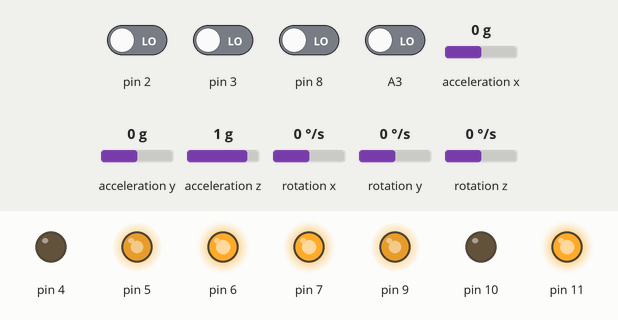
This sketch was run on a simulated Arduino Uno, built with avr-gcc and run on an emulated ATmega328P. Shown: output pins drawn as LEDs (lit = HIGH). Wiring (inferred from the names in the program): MPU-6050 motion sensor at I2C address 0x68. The test bench sets the inputs (shaded band); at power-on: A3, pin 2, pin 3, pin 8 LOW, rotation x 0 °/s, acceleration y 0 g, acceleration x 0 g, acceleration z 1 g, rotation y 0 °/s, rotation z 0 °/s.

Above: at 1.3 s.
1.4 s: rotation x set to 12 °/s
At 3.01 s:
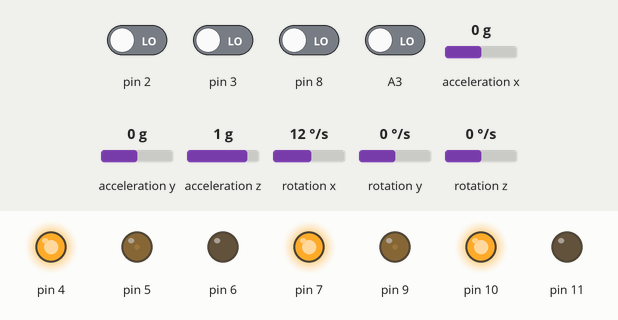
4.4 s: acceleration y set to 0.8 g
At 5.1 s:
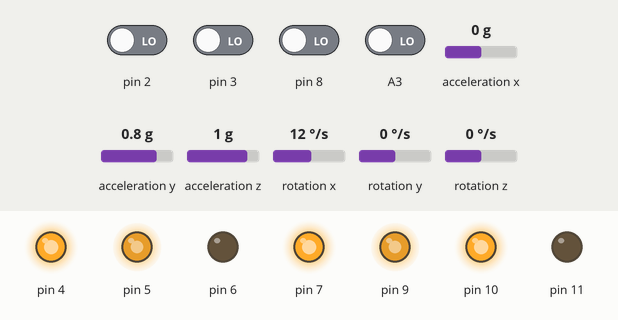
6.0 s: pin 2 driven HIGH
7.5 s: acceleration y set to -1.4 g
At 9.9 s:
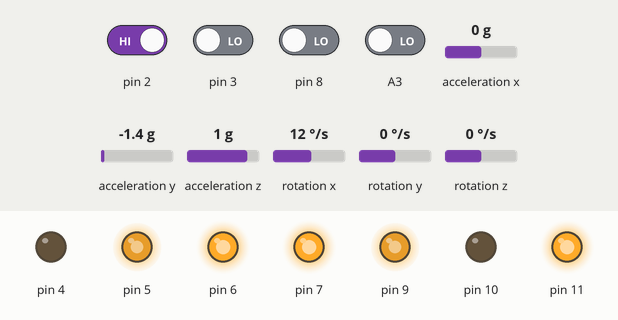
10.5 s: pin 3 driven HIGH
Timing chart, 0 to 13.0 s (numbered marks = the images above; inputs shaded):
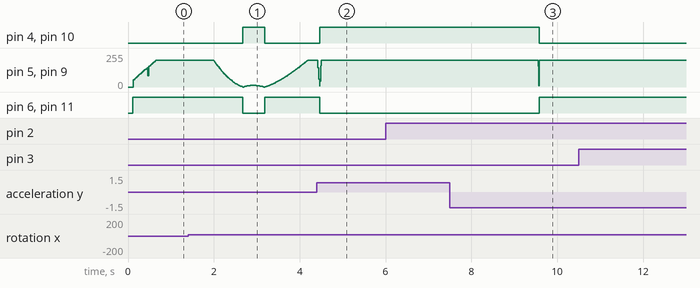

Measured:
- after the input at 1.4 s, pin 4, pin 10: LOW → HIGH after 1.3 s, → LOW 0.51 s later; pin 6, pin 11: HIGH → LOW after 1.3 s, → HIGH 0.51 s later
- after the input at 4.4 s, pin 4, pin 10: LOW → HIGH after 0.06 s; pin 6, pin 11: HIGH → LOW after 0.06 s
- after the input at 7.5 s, pin 4, pin 10: HIGH → LOW after 2.1 s; pin 5, pin 9: 200/255 → 154/255 after 2.1 s, → 11/255 0.01 s later, → 200/255 0.02 s later; pin 6, pin 11: LOW → HIGH after 2.1 s

The sketch:

task3.ino
```cpp
#include <I2Cdev.h>
#include <MPU6050.h>
#include <MsTimer2.h>
#include <BalanbotMotor.h>
#include <SoftwareSerial.h>
#include <Wire.h>
#include <Kalman.h>

//------------------------
//PID variable(phi)
float reference = -0.04;
float kp = 21;
float ki = 295;
float kd = 0.35;
//PID variable(position)
float preference = 0;
float pkp = 0.8;
float pki = 0;
float pkd = 0.06;
//PID direction
float dreference = 0;//3.4
float dkp = 1;
float dki = 0;
float dkd = 0;
//PID straight
float skp = 0.01;
//-------------------------
MPU6050 accelgyro;
int16_t ax, ay, az;
int16_t gx, gy, gz;
Kalman kalmanX; // Create the Kalman instances
double accX, accY, accZ;
double gyroX;
double kalAngleX; // Calculated angle using a Kalman filter
uint32_t timer,btTimer;
uint8_t i2cData[14]; // Buffer for I2C data
//------------------------
SoftwareSerial BT(12,13);
char val;
String recieveData = "";
bool startRecieve = false;
//------------------------
BalanbotMotor motor1;
BalanbotMotor motor2;
PIDController directionController;
PIDController angleController;
PIDController posController;
float wheel_ang1 = 0;
float wheel_ang2 = 0;
//------------------------
float dT = 0.008;
float rj = 0;
bool pos_ctl = true;
bool turn_ctl = false;
int color=0;
int shape=0;
//------------------------
typedef struct{
  bool pos;
  bool turn;
  float ang;
  float goal;
  float ang1;
  float goal1;
  bool stop_car;
  int delaytime;
}command;

int state = 0;
int index = 0;
int set_delay;
int lj = 0.1;
bool stop_car;
#define CMD_SIZE 18
command cmd[CMD_SIZE];
//----------------------------------------------------------------------------------
//----------------------------------------------------------------------------------

int bound(int v,int u,int d){
  v = (v < u)? v : u;
  v = (v > d)? v : d;
  return v;
}

void timerInterrupt(){
    sei();
    double phi = getPhi();
    motor2.Update();
    motor1.Update();
    //float pos_out = posController.Update(motor2.GetAngle());
    float ang_out = angleController.Update(phi-lj);
    int effort = (int)(ang_out);

    float speed_d = motor1.GetSpeed() - motor2.GetSpeed();
    int speed_d_out = directionController.Update(speed_d);

    int effort1 = bound(effort+speed_d_out,255,-255);
    int effort2 = bound(effort-speed_d_out,255,-255);

    motor1.Rotate(effort1);
    motor2.Rotate(effort2);

    wheel_ang1 = motor1.GetAngle();
    wheel_ang2 = motor2.GetAngle();
}

void encoder1Interrupt(){
    motor1.UpdateEncoder();
}

void encoder2Interrupt(){
    motor2.UpdateEncoder();
}
//----------------------------------------------------------------------------------
//----------------------------------------------------------------------------------

void setup(){
    Serial.begin(57600);
    BT.begin(57600);
    setupMotor();
    setupMPU6050();
    MsTimer2::set(dT*1000, timerInterrupt);
    MsTimer2::start();
    btTimer=micros();

    cmd[0] = (command){true,false,1.5,3,0,0,false,1000};

}

void loop(){
    String cmd;
    while(Serial.available()){
      char c = Serial.read();
      cmd += c;
    }
    if(cmd.length()==4){
      shape = cmd[0]-48;
      color = cmd[2]-48;
    }


    if(shape == 0){
      if(state%500==0)  lj = 0;
      else lj = 1;
    }else if(shape == 3){
      lj = 0;
      directionController.SetPID(dkp,dki,dkd);
      directionController.SetReference(dreference - 28);
      delay(1300);
      directionController.SetPID(0,0,0);
      shape = 0;
    }else if(shape == 4){
      lj = 0;
      directionController.SetPID(dkp,dki,dkd);
      directionController.SetReference(dreference + 28);
      delay(1200);
      directionController.SetPID(0,0,0);
      shape = 0;
    }else if(shape == 5){
      angleController.SetPID(0,0,0);
      directionController.SetPID(0,0,0);
    }

    state++;


    //updateBT();
    //sendInfo();
    //stateMachine();
}

void stateMachine(){
  if(state<CMD_SIZE){
      pos_ctl = cmd[state].pos;
      turn_ctl = cmd[state].turn;
      set_delay = cmd[state].delaytime;
      stop_car = cmd[state].stop_car;
      if(stop_car){
        angleController.SetPID(0,0,0);
      }
      if(pos_ctl && !turn_ctl){
        index++;
        if(index%500==0) lj=0;
        else lj = 1;
        directionController.SetPID(0,0,0);
      }
      else if(!pos_ctl && turn_ctl){
        directionController.SetPID(dkp,dki,dkd);
        lj = 0;
        rj = cmd[state].ang * 0.4;
        directionController.SetReference(dreference + rj);
        shape = 0;
      }


      if(next_state()){
        pause();
        delay(set_delay);
        state+=1;
        state = state%CMD_SIZE;
        command next_cmd;
        switch(shape){
          case 0:
            next_cmd = (command){true,false,1.5,2,0,0,false,1};
            break;
          case 3:
            next_cmd = (command){false,true,-70,7,0,0,false,500};
            break;
          case 4:
            next_cmd = (command){false,true,70,-10,0,0,false,500};
            break;
          case 5:
            next_cmd = (command){false,false,0,0,0,0,true,5000};
            break;
        };
        cmd[state] = next_cmd;

     }
  }
}

void pause(){
  motor1.reset();
  motor2.reset();
  wheel_ang2 = 0;
  rj = 0;
  directionController.SetReference(dreference);
}

bool next_state(){
  bool next;
  if(pos_ctl && !turn_ctl){
    next = true;
  }
  else if(!pos_ctl && turn_ctl){
    next = abs(wheel_ang1-wheel_ang2-cmd[state].goal) < 1;
  }

  return next;
}
```

I2C.ino
```cpp
// (licence header left out)
const uint8_t IMUAddress = 0x68;   // AD0 is logic low on the PCB
const uint16_t I2C_TIMEOUT = 1000; // Used to check for errors in I2C communication

uint8_t i2cWrite(uint8_t registerAddress, uint8_t data, bool sendStop)
{
  return i2cWrite(registerAddress, &data, 1, sendStop); // Returns 0 on success
}

uint8_t i2cWrite(uint8_t registerAddress, uint8_t *data, uint8_t length, bool sendStop)
{
  Wire.beginTransmission(IMUAddress);
  Wire.write(registerAddress);
  Wire.write(data, length);
  uint8_t rcode = Wire.endTransmission(sendStop); // Returns 0 on success
  if (rcode)
  {
    Serial.print(F("i2cWrite failed: "));
    Serial.println(rcode);
  }
  return rcode; // See: http://arduino.cc/en/Reference/WireEndTransmission
}

uint8_t i2cRead(uint8_t registerAddress, uint8_t *data, uint8_t nbytes)
{
  uint32_t timeOutTimer;
  Wire.beginTransmission(IMUAddress);
  Wire.write(registerAddress);
  uint8_t rcode = Wire.endTransmission(false); // Don't release the bus
  if (rcode)
  {
    Serial.print(F("i2cRead failed: "));
    Serial.println(rcode);
    return rcode; // See: http://arduino.cc/en/Reference/WireEndTransmission
  }
  Wire.requestFrom(IMUAddress, nbytes, (uint8_t) true); // Send a repeated start and then release the bus after reading
  for (uint8_t i = 0; i < nbytes; i++)
  {
    if (Wire.available())
      data[i] = Wire.read();
    else
    {
      timeOutTimer = micros();
      while (((micros() - timeOutTimer) < I2C_TIMEOUT) && !Wire.available())
        ;
      if (Wire.available())
        data[i] = Wire.read();
      else
      {
        Serial.println(F("i2cRead timeout"));
        return 5; // This error value is not already taken by endTransmission
      }
    }
  }
  return 0; // Success
}
```

_01_SetupMotor.ino
```cpp
void setupMotor(){
    int PWMA = 5, PWMB = 9;               // Speed control
    int AIN1 = 6, BIN1 = 11;              // Direction +
    int AIN2 = 4, BIN2 = 10;              // Direction -
    int STBY = 7;                         // standby(停止)
    int C1_A = A3 , C2_A = 2;
    int C1_B = 8 , C2_B = 3;

    directionController.SetBound(100,-100);
    directionController.SetPID(dkp,dki,dkd);
    directionController.SetReference(dreference);

    angleController.SetBound(200,-200);
    angleController.SetPID(kp,ki,kd);
    angleController.SetReference(reference);

    posController.SetBound(0.7,-0.7);
    posController.SetPID(pkp,pki,pkd);
    posController.SetReference(preference);

    motor1.SetMotorPins(PWMA,AIN1,AIN2,STBY);
    motor2.SetMotorPins(PWMB,BIN1,BIN2,STBY);

    motor1.InverseRotationDirectionDefinition(false);
    motor2.InverseRotationDirectionDefinition(true);

    motor1.SetEncoderPins(C2_A,C1_A);
    motor2.SetEncoderPins(C2_B,C1_B);

    attachInterrupt(digitalPinToInterrupt(motor1.GetEncoderInterruptPin())
                    ,encoder1Interrupt,RISING);
    attachInterrupt(digitalPinToInterrupt(motor2.GetEncoderInterruptPin())
                    ,encoder2Interrupt,RISING);
}
```

_02_RemoteControl.ino
```cpp
void updateBT(){
    while(BT.available()){
        startRecieve = true;
        val=BT.read();
        recieveData += val;
    }
    if(startRecieve){
        startRecieve = false;
        //Serial.println(recieveData);
        remoteControl(recieveData);
        recieveData = "";
    }
}

void remoteControl(String data) {
    for(int i=0;i<data.length();i++){
        if(data[i]<48 || data[i]>57){
          if(data[i]!='r' && data[i]!='p' && data[i]!='i' && data[i]!='d' && data[i]!='e' &&  data[i]!='o' && data[i]!='u' && data[i]!='s' && data[i]!='.' && data[i]!='-' && data[i]!='L' && data[i]!='R')
            return;
        }
    }

    String data_PID="";
    for(int i=1;i<data.length();i++)
        data_PID += data[i];

    switch(data[0]){
      case 'p':
        kp = data_PID.toFloat();
        break;
      case 'i':
        ki = data_PID.toFloat();
        break;
      case 'd':
        kd = data_PID.toFloat();
        break;
      case 'r':
        reference = data_PID.toFloat();
        break;
      case 'o':
        pkp = data_PID.toFloat();
        break;
      case 'u':
        pki = data_PID.toFloat();
        break;
      case 's':
        pkd = data_PID.toFloat();
        break;
      case 'e':
        dreference = data_PID.toFloat();
        break;
      case 'L':
        String lstr="",rstr="";
        bool f=true;
        for(int i=0;i<data_PID.length();i++){
          if(data_PID[i]!='R'){
            if(f){
              lstr += data_PID[i];
            }
            else{
              rstr += data_PID[i];
            }
          }
          else{
            f = false;
          }
        }

        //lj = lstr.toInt()*skp;
        rj = rstr.toInt()*0.3;
        directionController.SetReference(dreference + rj);
        break;
    }

    angleController.SetPID(kp,ki,kd);
    angleController.SetReference(reference);
    posController.SetPID(pkp,pki,pkd);
    posController.SetReference(preference);

}

void sendInfo(){
    if((micros()-btTimer) > 100000){
      btTimer = micros();
      String info = String(state) + ",";
      info += String(shape) + ",";
      info += String(color);
      BT.println(info);
    }
}
```

_03_SetupMPU6050.ino
```cpp
void setupMPU6050()
{
    Wire.begin();
    TWBR = ((F_CPU / 400000L) - 16) / 2; // Set I2C frequency to 400kHz

    i2cData[0] = 7;    // Set the sample rate to 1000Hz - 8kHz/(7+1) = 1000Hz
    i2cData[1] = 0x00; // Disable FSYNC and set 260 Hz Acc filtering, 256 Hz Gyro filtering, 8 KHz sampling
    i2cData[2] = 0x00; // Set Gyro Full Scale Range to ±250deg/s
    i2cData[3] = 0x00; // Set Accelerometer Full Scale Range to ±2g
    while (i2cWrite(0x19, i2cData, 4, false)); // Write to all four registers at once
    while (i2cWrite(0x6B, 0x01, true)); // PLL with X axis gyroscope reference and disable sleep mode

    while (i2cRead(0x75, i2cData, 1));
    if (i2cData[0] != 0x68)
    { // Read "WHO_AM_I" register
        Serial.print(F("Error reading sensor"));
        while (1);
    }

    accelgyro.setXAccelOffset(-4375);
    accelgyro.setYAccelOffset(-1906);
    accelgyro.setZAccelOffset(1326);
    accelgyro.setXGyroOffset(21);
    accelgyro.setYGyroOffset(-51);
    accelgyro.setZGyroOffset(43);

    delay(100); // Wait for sensor to stabilize

    /* Set kalman and gyro starting angle */
    while (i2cRead(0x3B, i2cData, 6));
    accX = (i2cData[0] << 8) | i2cData[1];
    accY = (i2cData[2] << 8) | i2cData[3];
    accZ = (i2cData[4] << 8) | i2cData[5];

    double roll = atan(accY / sqrt(accX * accX + accZ * accZ)) * RAD_TO_DEG;
    kalmanX.setAngle(roll); // Set starting angle
    timer = micros();
}

double getPhi()
{
    /* Update all the values */
    while (i2cRead(0x3B, i2cData, 14));
    accX = ((i2cData[0] << 8) | i2cData[1]);
    accY = ((i2cData[2] << 8) | i2cData[3]);
    accZ = ((i2cData[4] << 8) | i2cData[5]);
    gyroX = (i2cData[8] << 8) | i2cData[9];

    double dt = (double)(micros() - timer) / 1000000; // Calculate delta time
    timer = micros();

    double roll = atan(accY / sqrt(accX * accX + accZ * accZ)) * RAD_TO_DEG;
    double gyroXrate = gyroX / 131.0; // Convert to deg/s
    kalAngleX = kalmanX.getAngle(roll, gyroXrate, dt); // Calculate the angle using a Kalman filter

    return kalAngleX;
}
```
